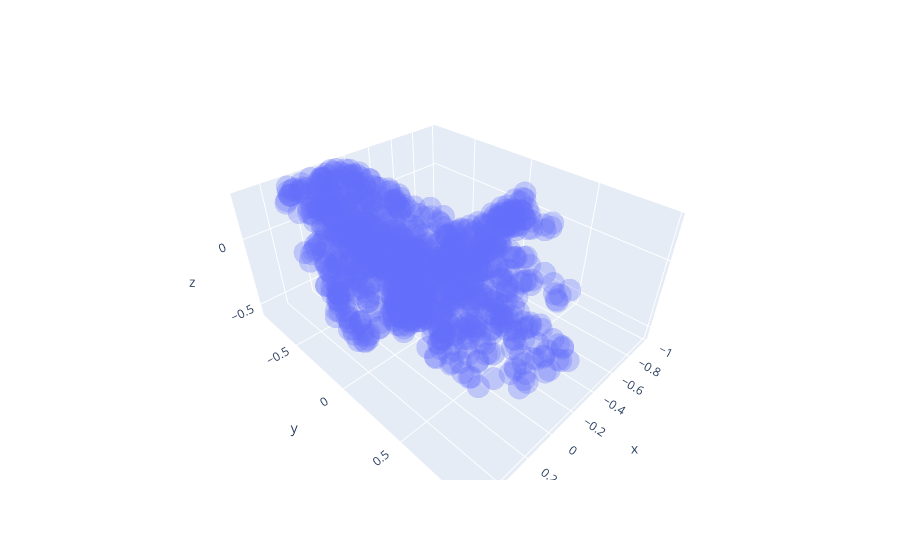

The cell this chart's notebook holds for it:
### Markdown cell above
# Plotly

### Code cell
#!pip install plotly --quiet
import plotly.express as px

def plot_3d_shape(shape):
    print("Number of data points: ", shape.shape[0])
    x = shape[:, 0]
    y = shape[:, 1]
    z = shape[:, 2]
    fig = px.scatter_3d(x=-z, y=x, z=y, opacity=0.3)
    fig.show()


import numpy as np

pc_npz = np.load("/root/ShapeBind/ImageBind-LoRA/.assets/plane.npz")
pc_np = pc_npz['pointcloud']
print('Shape of the Point Cloud:', pc_np.shape)


def pc_norm(pc):
    """ pc: NxC, return NxC """
    centroid = np.mean(pc, axis=0)
    pc = pc - centroid
    m = np.max(np.sqrt(np.sum(pc**2, axis=1)))
    pc = pc / m
    return pc

def random_sample(pc, num, permutation):
    np.random.shuffle(permutation)
    pc = pc[permutation[:num]]
    return pc

sample_points_num: int = 1024
random_seed: int = 42

# Random seed 고정
np.random.seed(random_seed)

# ShapeTalk default point number 16384
npoints = 16384
permutation = np.arange(npoints)



# Sample & Normalize
shape = random_sample(pc_np, sample_points_num, permutation)
shape = pc_norm(shape)

plot_3d_shape(shape)

### Figure 1 — Plotly figure (JSON) as saved in the notebook; plotly's stock layout.template omitted (floating-point values rounded to 4 significant figures; data arrays with more than 128 entries replaced by an {"elided": "..."} marker saying what was removed)
{"data": [{"hovertemplate": "x=%{x}<br>y=%{y}<br>z=%{z}<extra></extra>", "legendgroup": "", "marker": {"color": "#636efa", "opacity": 0.3, "symbol": "circle"}, "mode": "markers", "name": "", "scene": "scene", "showlegend": false, "type": "scatter3d", "x": {"elided": "1024 float values"}, "y": {"elided": "1024 float values"}, "z": {"elided": "1024 float values"}}], "layout": {"legend": {"tracegroupgap": 0}, "margin": {"t": 60}, "scene": {"domain": {"x": [0, 1], "y": [0, 1]}, "xaxis": {"title": {"text": "x"}}, "yaxis": {"title": {"text": "y"}}, "zaxis": {"title": {"text": "z"}}}}}
